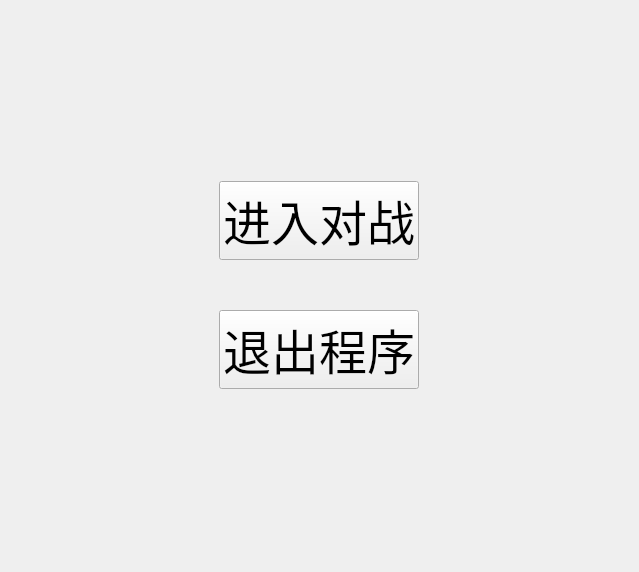
<?xml version="1.0" encoding="UTF-8"?>
<ui version="4.0">
 <class>mainpage</class>
 <widget class="QWidget" name="mainpage">
  <property name="geometry">
   <rect>
    <x>0</x>
    <y>0</y>
    <width>639</width>
    <height>572</height>
   </rect>
  </property>
  <property name="minimumSize">
   <size>
    <width>511</width>
    <height>441</height>
   </size>
  </property>
  <property name="windowTitle">
   <string>Form</string>
  </property>
  <property name="layoutDirection">
   <enum>Qt::LeftToRight</enum>
  </property>
  <layout class="QVBoxLayout" name="verticalLayout_2" stretch="1,1">
   <property name="spacing">
    <number>0</number>
   </property>
   <item>
    <layout class="QHBoxLayout" name="horizontalLayout">
     <property name="topMargin">
      <number>120</number>
     </property>
     <property name="bottomMargin">
      <number>0</number>
     </property>
     <item>
      <widget class="QPushButton" name="startbtn">
       <property name="sizePolicy">
        <sizepolicy hsizetype="Fixed" vsizetype="Fixed">
         <horstretch>0</horstretch>
         <verstretch>0</verstretch>
        </sizepolicy>
       </property>
       <property name="font">
        <font>
         <family>楷体</family>
         <pointsize>36</pointsize>
        </font>
       </property>
       <property name="layoutDirection">
        <enum>Qt::LeftToRight</enum>
       </property>
       <property name="autoFillBackground">
        <bool>false</bool>
       </property>
       <property name="text">
        <string>进入对战</string>
       </property>
      </widget>
     </item>
    </layout>
   </item>
   <item>
    <layout class="QHBoxLayout" name="horizontalLayout_2">
     <property name="bottomMargin">
      <number>120</number>
     </property>
     <item>
      <widget class="QPushButton" name="exitbtn">
       <property name="sizePolicy">
        <sizepolicy hsizetype="Fixed" vsizetype="Fixed">
         <horstretch>0</horstretch>
         <verstretch>0</verstretch>
        </sizepolicy>
       </property>
       <property name="font">
        <font>
         <family>楷体</family>
         <pointsize>36</pointsize>
        </font>
       </property>
       <property name="layoutDirection">
        <enum>Qt::LeftToRight</enum>
       </property>
       <property name="text">
        <string>退出程序</string>
       </property>
      </widget>
     </item>
    </layout>
   </item>
  </layout>
 </widget>
 <resources/>
 <connections/>
</ui>
